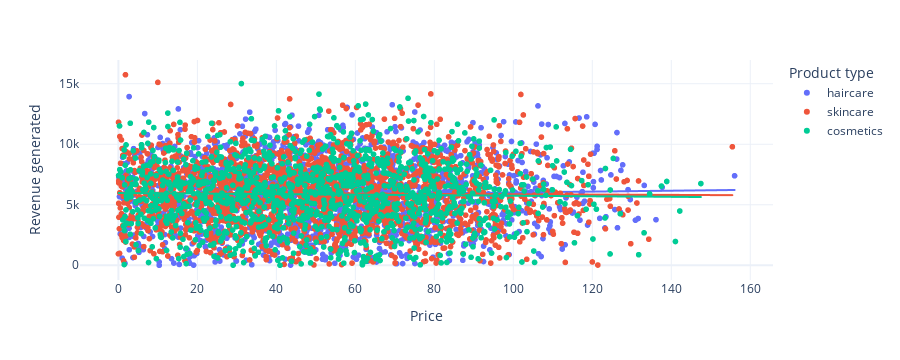

Notebook source saved alongside this figure:
### Code cell
fig=px.scatter(data, x='Price', y='Revenue generated', hover_data=['Number of products sold'], color='Product type', trendline="ols")
fig.show()

### Figure 1 — Plotly figure (JSON) as saved in the notebook; plotly's stock layout.template omitted (floating-point values rounded to 4 significant figures; data arrays with more than 128 entries replaced by an {"elided": "..."} marker saying what was removed)
{"data": [{"customdata": {"elided": "1701x1 int values"}, "hovertemplate": "Product type=haircare<br>Price=%{x}<br>Revenue generated=%{y}<br>Number of products sold=%{customdata[0]}<extra></extra>", "legendgroup": "haircare", "marker": {"color": "#636efa", "symbol": "circle"}, "mode": "markers", "name": "haircare", "showlegend": true, "type": "scattergl", "x": {"elided": "1701 float values"}, "xaxis": "x", "y": {"elided": "1701 float values"}, "yaxis": "y"}, {"hovertemplate": "<b>OLS trendline</b><br>Revenue generated = 3.68142 * Price + 5647.27<br>R<sup>2</sup>=0.001583<br><br>Product type=haircare<br>Price=%{x}<br>Revenue generated=%{y} <b>(trend)</b><extra></extra>", "legendgroup": "haircare", "marker": {"color": "#636efa", "symbol": "circle"}, "mode": "lines", "name": "haircare", "showlegend": false, "type": "scattergl", "x": {"elided": "1701 float values"}, "xaxis": "x", "y": {"elided": "1701 float values"}, "yaxis": "y"}, {"customdata": {"elided": "2000x1 int values"}, "hovertemplate": "Product type=skincare<br>Price=%{x}<br>Revenue generated=%{y}<br>Number of products sold=%{customdata[0]}<extra></extra>", "legendgroup": "skincare", "marker": {"color": "#EF553B", "symbol": "circle"}, "mode": "markers", "name": "skincare", "showlegend": true, "type": "scattergl", "x": {"elided": "2000 float values"}, "xaxis": "x", "y": {"elided": "2000 float values"}, "yaxis": "y"}, {"hovertemplate": "<b>OLS trendline</b><br>Revenue generated = -1.39638 * Price + 6010.84<br>R<sup>2</sup>=0.000246<br><br>Product type=skincare<br>Price=%{x}<br>Revenue generated=%{y} <b>(trend)</b><extra></extra>", "legendgroup": "skincare", "marker": {"color": "#EF553B", "symbol": "circle"}, "mode": "lines", "name": "skincare", "showlegend": false, "type": "scattergl", "x": {"elided": "2000 float values"}, "xaxis": "x", "y": {"elided": "2000 float values"}, "yaxis": "y"}, {"customdata": {"elided": "1300x1 int values"}, "hovertemplate": "Product type=cosmetics<br>Price=%{x}<br>Revenue generated=%{y}<br>Number of products sold=%{customdata[0]}<extra></extra>", "legendgroup": "cosmetics", "marker": {"color": "#00cc96", "symbol": "circle"}, "mode": "markers", "name": "cosmetics", "showlegend": true, "type": "scattergl", "x": {"elided": "1300 float values"}, "xaxis": "x", "y": {"elided": "1300 float values"}, "yaxis": "y"}, {"hovertemplate": "<b>OLS trendline</b><br>Revenue generated = -2.23496 * Price + 5970.08<br>R<sup>2</sup>=0.000564<br><br>Product type=cosmetics<br>Price=%{x}<br>Revenue generated=%{y} <b>(trend)</b><extra></extra>", "legendgroup": "cosmetics", "marker": {"color": "#00cc96", "symbol": "circle"}, "mode": "lines", "name": "cosmetics", "showlegend": false, "type": "scattergl", "x": {"elided": "1300 float values"}, "xaxis": "x", "y": {"elided": "1300 float values"}, "yaxis": "y"}], "layout": {"height": 360, "legend": {"title": {"text": "Product type"}, "tracegroupgap": 0}, "margin": {"t": 60}, "xaxis": {"anchor": "y", "autorange": true, "domain": [0, 1], "range": [-9.489, 165.5], "title": {"text": "Price"}, "type": "linear"}, "yaxis": {"anchor": "x", "autorange": true, "domain": [0, 1], "range": [-1215.0, 16960.0], "title": {"text": "Revenue generated"}, "type": "linear"}}}
